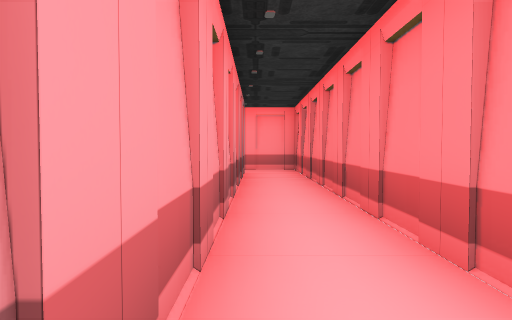
view 1 (above)

24 first-person views from a walk through a scene from a Unity 3-D project. The camera is 1.4 m above the floor, tilts 2° down and sees 70° across. The floor is counted in squares, 2 m on a side. Each view is taken from the middle of a square. On the plan, view 1 faces up. The plan holds only what a view shows up to about 11 squares ahead; the rest is blank. The place goes on beyond the plan. The player character is not drawn. Some animated figures are left out.

view 2
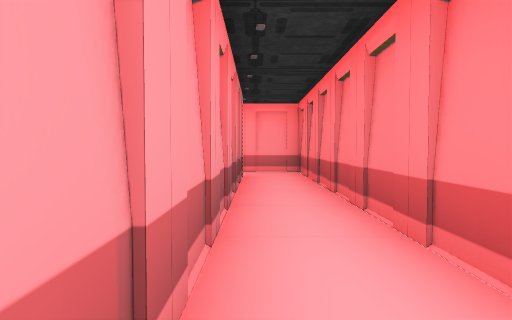

view 3
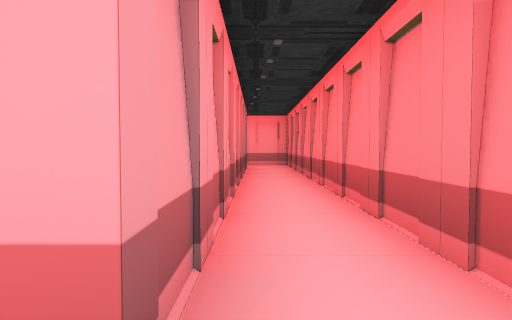

view 4
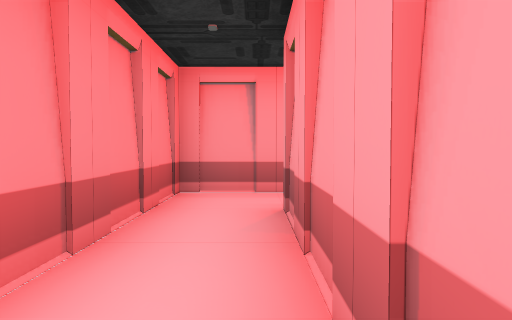

view 5
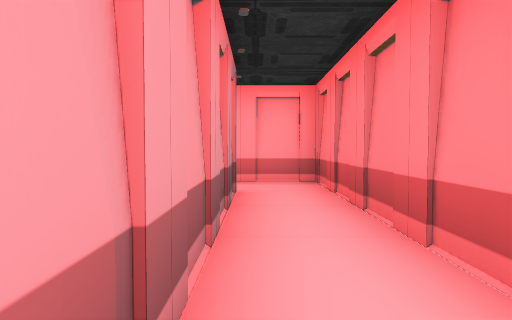

view 6
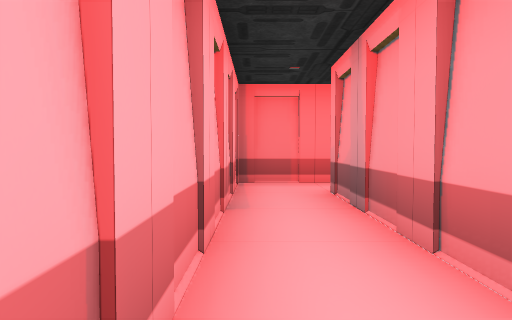

view 7
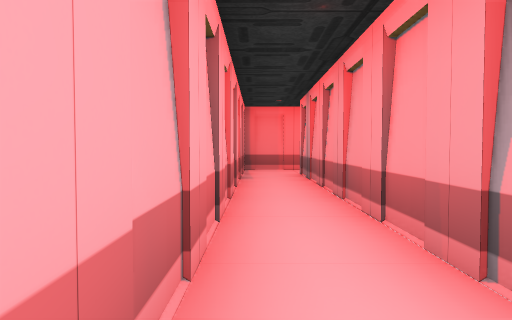

view 8
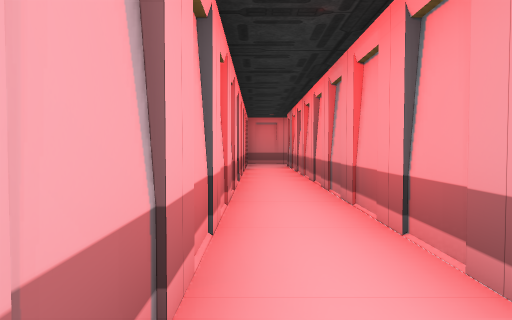

view 9
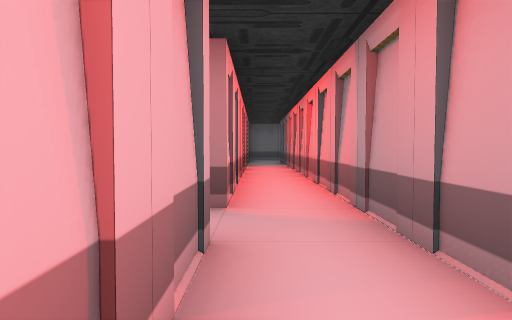

view 10
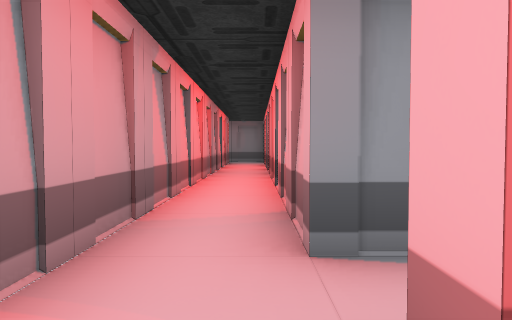

view 11
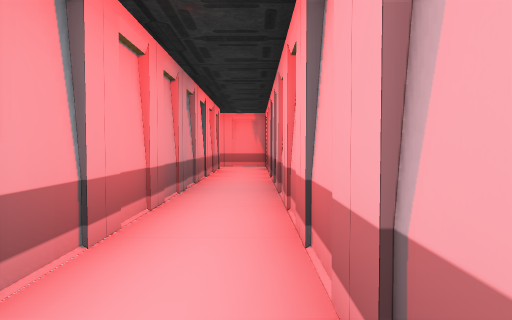

view 12
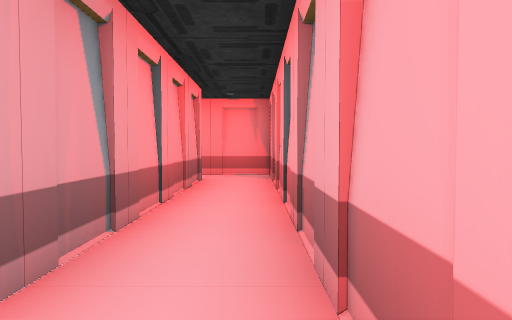

view 13
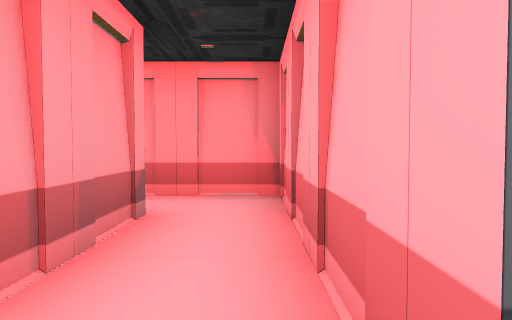

view 14
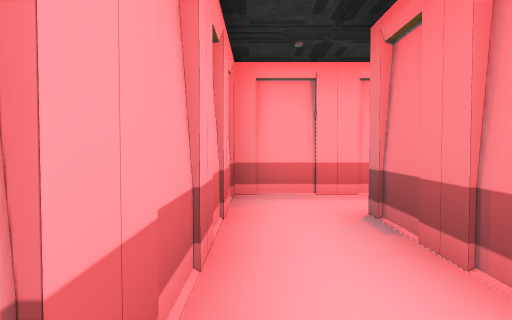

view 15
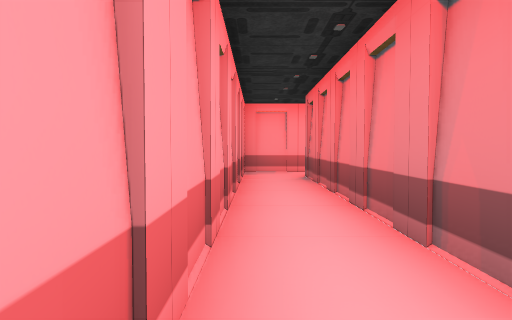

view 16
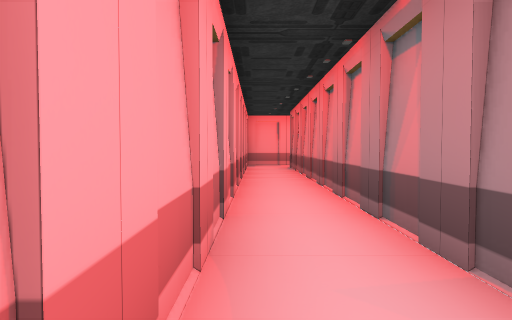

view 17
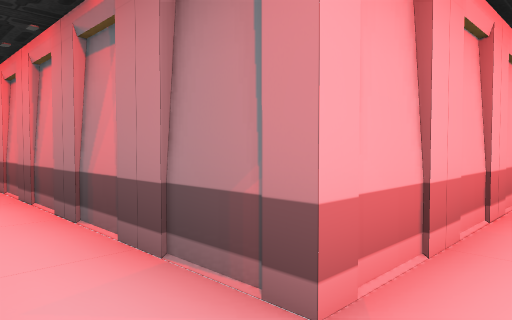

view 18
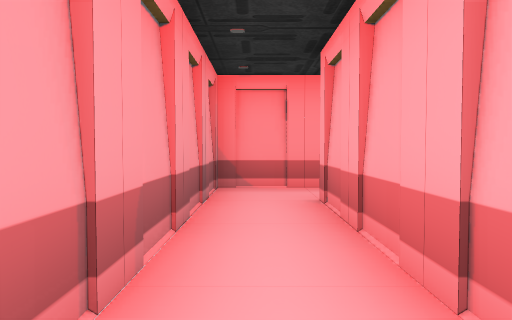

view 19
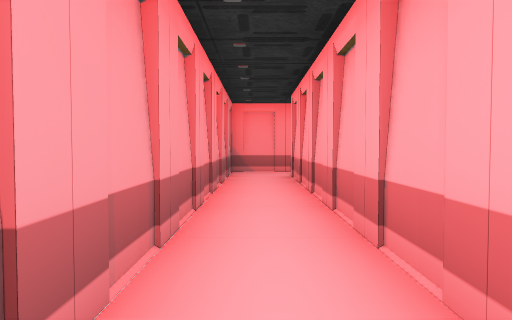

view 20
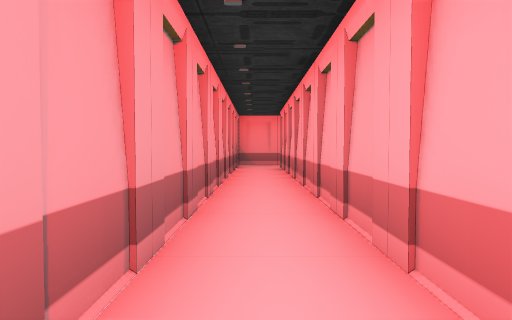

view 21
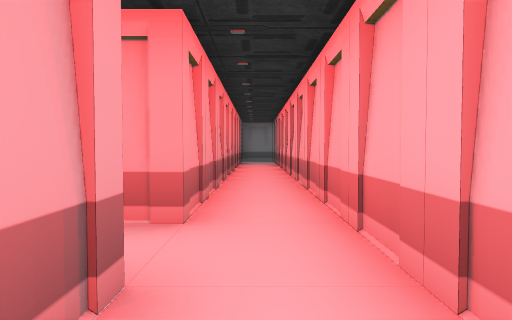

view 22
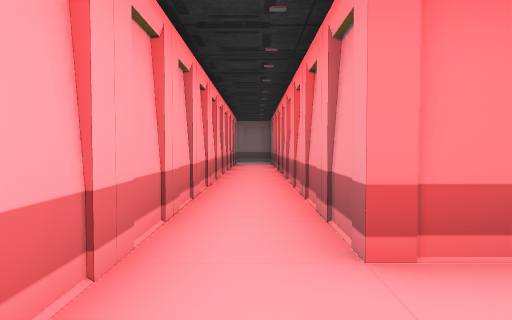

view 23
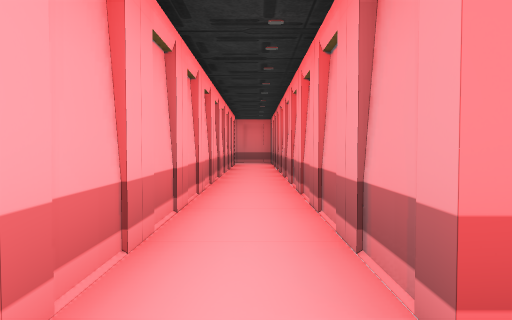

view 24
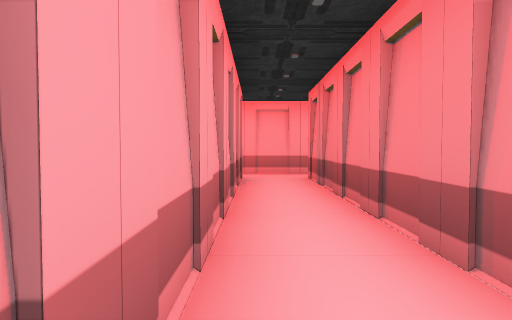

### Floor plan
Points are (right, up) in squares from view 1. A wall is a line through its corners. A room is listed if a view was taken in it or the views show most of it. See-through windows are left out.
Room 1 (views 1, 2, 3, 4, 5, 6, 7, 8, 9, 10, 11, 12, 13, 14, 15, 16, 17, 18, 19, 20, 22)
walls: (-15.3, 12) (-15.3, 11.4) (-30.3, 11.4) (-30.3, -3.7) (-15.3, -3.7); (-15.6, -2.1) (-28.8, -2.1) (-28.8, 9.8) (-0.4, 9.8) (-0.4, -2.3); (-0.5, -3.7) (1.2, -3.7) (1.2, 11.4) (-13.9, 11.4)
ways out: opening at (-16, -3) to room 2; opening at (0, -3) to room 2
Room 2 (views 21, 23, 24)
walls: (-13.8, -10.4) (-13.8, -3.7) (-4.5, -3.7); (-15.3, -3.7) (-15.3, -11.6); (-4.6, -2.1) (-15.6, -2.1)
ways out: opening at (-16, -3) to room 1; opening at (0, -3) to room 1

Where each view was taken, in squares from view 1:
view 1: 0 up, 0 right, facing up
view 2: 1 up, 0 right, facing up
view 3: 3 down, 0 right, facing up
view 4: 2 up, 0 right, facing down
view 5: 4 up, 0 right, facing up
view 6: 11 up, 6 left, facing right
view 7: 11 up, 10 left, facing right
view 8: 11 up, 14 left, facing right
view 9: 11 up, 18 left, facing right
view 10: 11 up, 13 left, facing left
view 11: 11 up, 17 left, facing left
view 12: 11 up, 21 left, facing left
view 13: 11 up, 25 left, facing left
view 14: 6 up, 30 left, facing up
view 15: 1 up, 30 left, facing up
view 16: 3 down, 30 left, facing up
view 17: 3 down, 30 left, facing up-right
view 18: 3 down, 24 left, facing left
view 19: 3 down, 20 left, facing left
view 20: 3 down, 16 left, facing left
view 21: 3 down, 12 left, facing left
view 22: 3 down, 16 left, facing right
view 23: 3 down, 15 left, facing right
view 24: 12 down, 15 left, facing up
